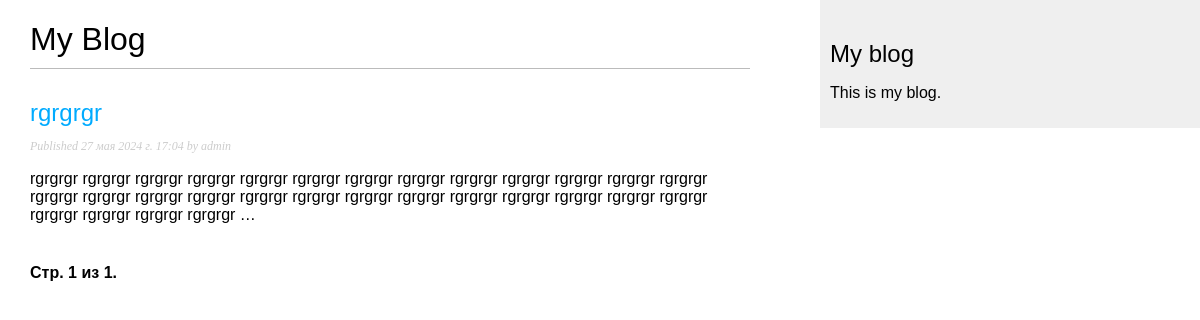
The page /blog/ on the database as committed earlier.
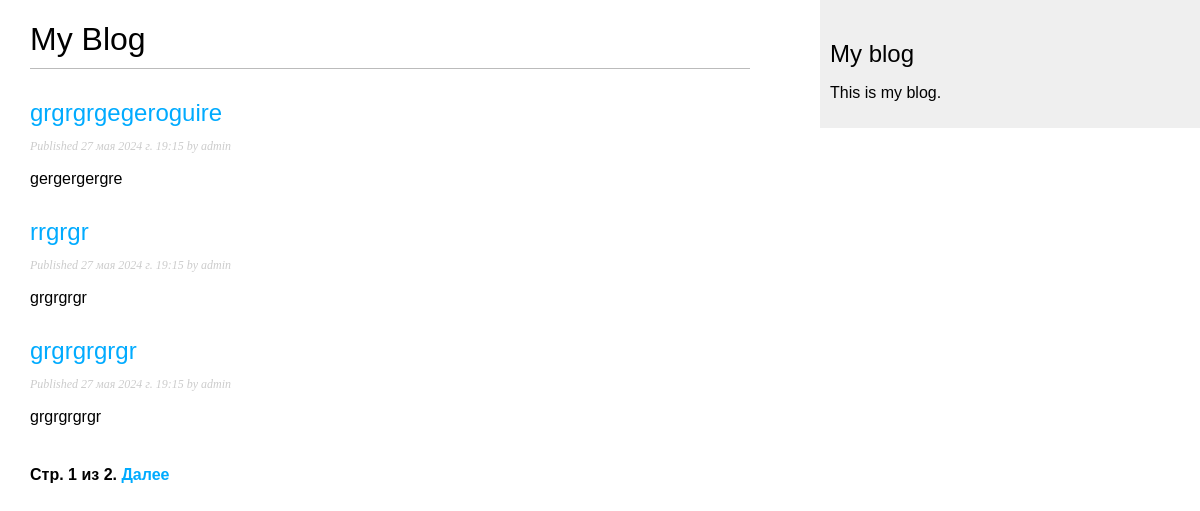
The same page on the database as committed later.
### app_blog/models.py (models this page shows, shortened)
class Post(models.Model):
    class Status(models.TextChoices):
        DRAFT = 'DF', 'Draft'
        PUBLISHED = 'PB', 'Published'
    title = models.CharField(max_length=250)
    slug = models.SlugField(max_length=250, unique_for_date='publish')
    author = models.ForeignKey(User,
                               on_delete=models.CASCADE,
                               related_name='blog_posts')
    body = models.TextField()
    publish = models.DateTimeField(default=timezone.now)
    created = models.DateTimeField(auto_now_add=True)
    updated = models.DateTimeField(auto_now=True)
    status = models.CharField(max_length=2,
                              choices=Status.choices,
                              default=Status.DRAFT)
    objects = models.Manager()  # менеджер, применяемый по умолчанию
    published = PublishedManager()  # конкретно-прикладной менеджер
    class Meta:
        verbose_name = 'пост'
        verbose_name_plural = 'Посты'
        ordering = ['-publish']
        indexes = [
            models.Index(fields=['-publish']),
        ]
    def get_absolute_url(self):
        return reverse('blog:post_detail',
                       args=[self.publish.year,
                             self.publish.month,
                             self.publish.day,
                             self.slug])

### app_blog/views.py (the view)
# urls.py: path('', views.post_list, name='post_list'),
def post_list(request):
    post_list = Post.published.all()
    paginator = Paginator(post_list, 3)
    page_number = request.GET.get('page')
    try:
        posts = paginator.page(page_number)
    except PageNotAnInteger:
        posts = paginator.page(1)
    except EmptyPage:
        posts = paginator.page(paginator.num_pages)
    return render(request, 'blog/list.html', {'posts': posts})

### app_blog/models.py (called while the page is built)
    def get_queryset(self):
        return super().get_queryset().filter(status=Post.Status.PUBLISHED)

### templates/blog/list.html (shortened to what this page needs)
{% extends "base.html" %}
{% block content %}
    <h1>My Blog</h1>
    {% for post in posts %}
        <h2>
            <a href="{{ post.get_absolute_url }}">
                {{ post.title }}
            </a>
        </h2>
        <p class="date">
            Published {{ post.publish }} by {{ post.author }}
        </p>
        {{ post.body|truncatewords:30|linebreaks }}
    {% endfor %}
    {% include "pagination.html" with page=posts %}
{% endblock %}

### templates/base.html (shortened to what this page needs)
{% load static %}
<!DOCTYPE html>
<html>
<head>
    <link href="{% static 'css/blog.css' %}" rel="stylesheet">
</head>
<body>
<div id="content">
    {% block content %}
    {% endblock %}
</div>
<div id="sidebar">
    <h2>My blog</h2>
    <p>This is my blog.</p>
</div>
</body>
</html>

### templates/pagination.html (shortened to what this page needs)
<div class="pagination">
    <span class="step-links">
        <span class="current">
           Стр. {{ page.number }} из {{ page.paginator.num_pages }}.
        </span>
        {% if page.has_next %}
            <a href="?page={{ page.next_page_number }}">Далее</a>
        {% endif %}
    </span>
</div>

### static/css/blog.css (style rules this page uses)
body { margin: 0; padding: 0; font-family: helvetica, sans-serif; }
a { color: #00abff; text-decoration: none; }
h1 { font-weight: normal; border-bottom: 1px solid #bbb; padding: 0 0 10px 0; }
h2 { font-weight: normal; margin: 30px 0 0; }
#content { float: left; width: 60%; padding: 0 0 0 30px; }
#sidebar { float: right; width: 30%; padding: 10px; background: #efefef; height: 100%; }
p.date { color: #ccc; font-family: georgia, serif; font-size: 12px; font-style: italic; }
.pagination { margin: 40px 0; font-weight: bold; }

Rows that differ between the two databases and show on the page:
no longer on this page (row unchanged): Post: title "rgrgrgr", publish "27 мая 2024 г. 17:04", author "admin", body "rgrgrgr rgrgrgr rgrgrgr rgrgrgr rgrgrgr rgrgrgr rgrgrgr rgrgrgr rgrgrgr rgrgrgr rgrgrgr rgrgrgr rgrgrgr rgrgrgr rgrgrgr rgrgrgr rgrgrgr rgrgrgr rgrgrgr rgrgrgr rgrgrgr rgrgrgr rgrgrgr rgrgrgr rgrgrgr rgrgrgr rgrgrgr rgrgrgr rgrgrgr rgrgrgr …"
added Post: title "grgrgrgegeroguire", publish "27 мая 2024 г. 19:15", author "admin", body "gergergergre"
added Post: title "rrgrgr", publish "27 мая 2024 г. 19:15", author "admin", body "grgrgrgr"
added Post: title "grgrgrgrgr", publish "27 мая 2024 г. 19:15", author "admin", body "grgrgrgrgr"
Other text that changed with them:
{{ page.paginator.num_pages }}: "1" → "2"
text now shown: "Далее"
